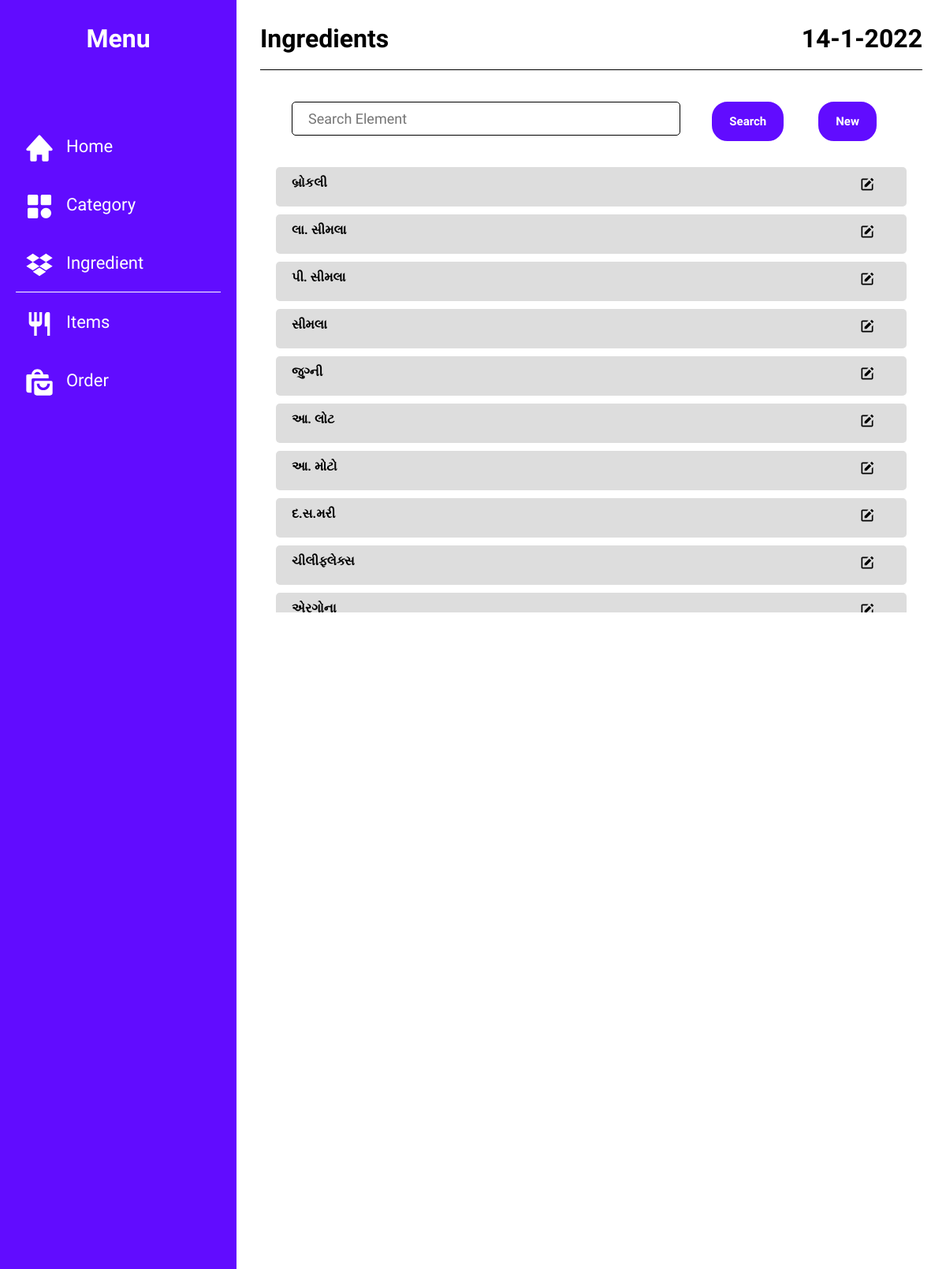
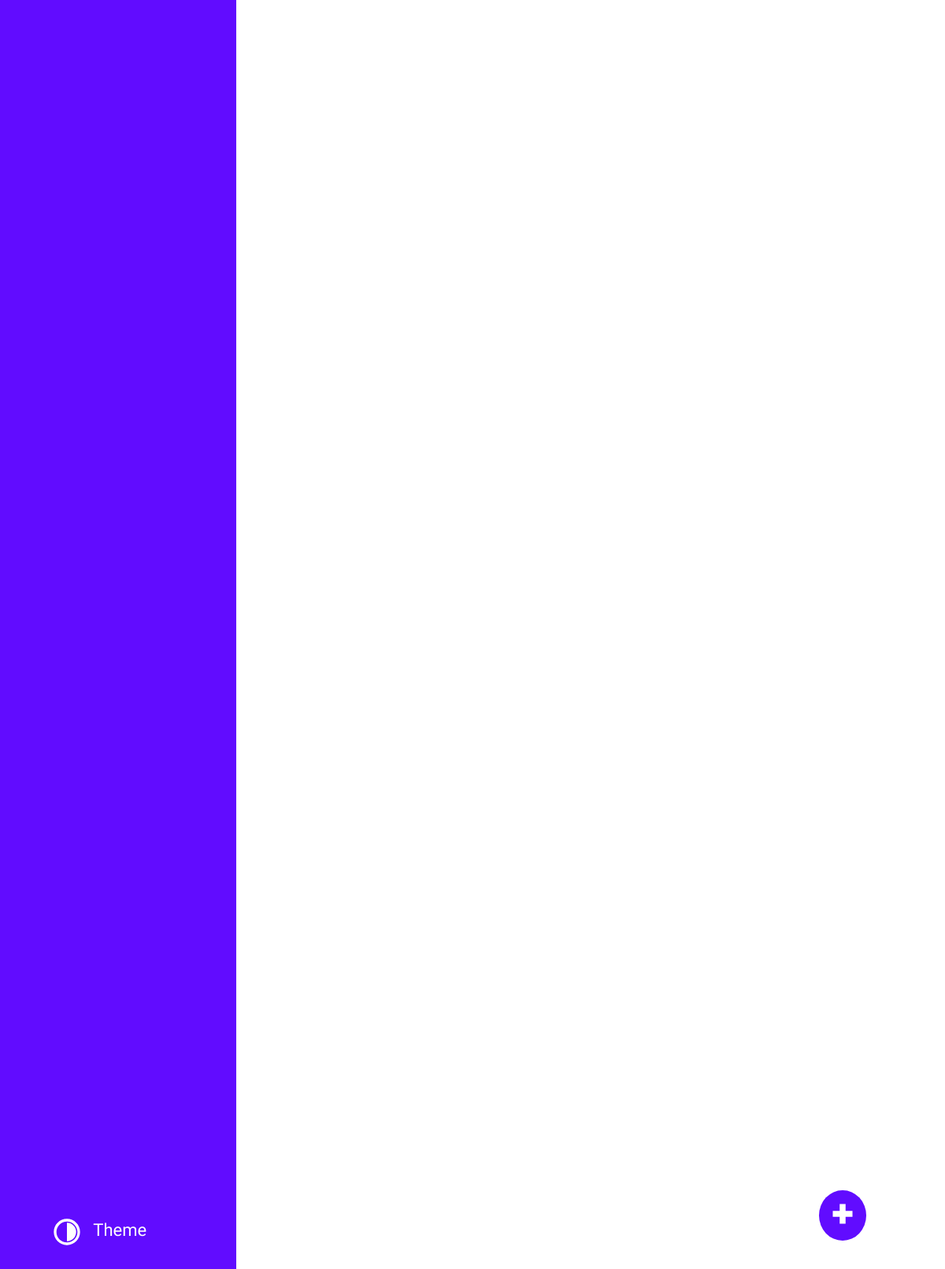
/orderInventory/Ingredient/, run on the app's committed database (2 pictures, top to bottom).
### orderInventory/models.py (models this page shows, shortened)
class IngredientIndividual(models.Model):
    name = models.CharField(max_length=64)
    category = models.ForeignKey(
        Category,
        on_delete=models.SET_NULL,
        related_name="category",
        null=True,
    )

### orderInventory/views.py (the view)
# urls.py: path('Ingredient/', views.ingredientHome ,name="ingredient"),
@cache_control(max_age=3600)
def ingredientHome(request):
    ingredients = models.IngredientIndividual.objects.all()
    category = models.Category.objects.all()
    return render(request, 'ingredient.html', {
        "toolbar": True,
        "putPlus": True,
        "active": "ingredient",
        "data": ingredients,
        "Category": category,
        "queryItem": "ingredient_one",
        "heading": "Ingredients",
    })

### orderInventory/templates/ingredient.html (shortened to what this page needs)
{% extends 'extendedTemplate.html' %}
{% load static %}

### orderInventory/templates/extendedTemplate.html (shortened to what this page needs)
{% extends "template.html" %}
{% load static %}
{% block heading %}
{{ heading }}
{% endblock %}
{% block Main %}
    <section class="single-container" id="single-section">
        {% for i in data %}
        <div class="suggetion-list-item">
            <p class="text" data-itemid="{{ i.id }}" data-queryItem="{{ queryItem }}">{{ i.name }} </p>
            <button class="add button-remove">
                <svg xmlns="http://www.w3.org/2000/svg" viewBox="0 0 24 24">
                    <path d="m18.988 2.012 3 3L19.701 7.3l-3-3zM8 16h3l7.287-7.287-3-3L8 13z"></path>
                    <path
                        d="M19 19H8.158c-.026 0-.053.01-.079.01-.033 0-.066-.009-.1-.01H5V5h6.847l2-2H5c-1.103 0-2 .896-2 2v14c0 1.104.897 2 2 2h14a2 2 0 0 0 2-2v-8.668l-2 2V19z">
                    </path>
                </svg>
            </button>
        </div>
        {% endfor %}
    </section>
{% endblock %}

### orderInventory/static/css/style.css (style rules this page uses)
* { margin: 0; padding: 0; box-sizing: border-box; font-family: 'Readex Pro', sans-serif; }
:root { --text-color : #fff; --bg-color-main : #610CFF; --item : #dddddd; --text-alter : #000; --bg-color-alter : #fff; --danger_color : #aa0a0a; }
svg { padding: 0; width: 40px; height: 40px; fill: var(--text-color); }
.button-remove { border: none; outline: none; color: var(--text-color); background: transparent; cursor: pointer; padding: 15px; }
main section { vertical-align: top; padding: 0 30px; display: inline-block; overflow-y: auto; border-right: 1px solid var(--text-alter); width: 45%; max-width: 45vw; min-height: 550px; max-height: 620px; }
.single-container { border: none; width: 100%; padding: 0 50px; max-width: 100%; max-height: 620px; }
#single-section { max-height: 575px; }
.suggetion-list-item { display: grid; grid-template-columns: repeat(12,1fr); background: var(--item); margin: 10px 0; padding: 10px 20px 15px; border-radius: 5px; }
.suggetion-list-item .text { grid-column: 1 / 12; display: inline-block; font-weight: 600; cursor: pointer; color: var(--text-alter); }
.suggetion-list-item .add { grid-column: 12 / 12; margin: 0 20px; text-align: right; padding: 0 !important; padding-top: 2px !important ; }
.suggetion-list-item .add svg { width: 20px; height: 20px; fill: var(--text-alter); }

### data on the page
IngredientIndividual: name "બ્રોકલી"
IngredientIndividual: name "લા. સીમલા"
IngredientIndividual: name "પી. સીમલા"
IngredientIndividual: name "સીમલા"
IngredientIndividual: name "જુગ્ની"
IngredientIndividual: name "આ. લોટ"
IngredientIndividual: name "આ. મોટો"
IngredientIndividual: name "દ.સ.મરી"
IngredientIndividual: name "ચીલીફ્લેક્સ"
IngredientIndividual: name "એરગોના"

### other printed values
{{ heading }} "Ingredients"
